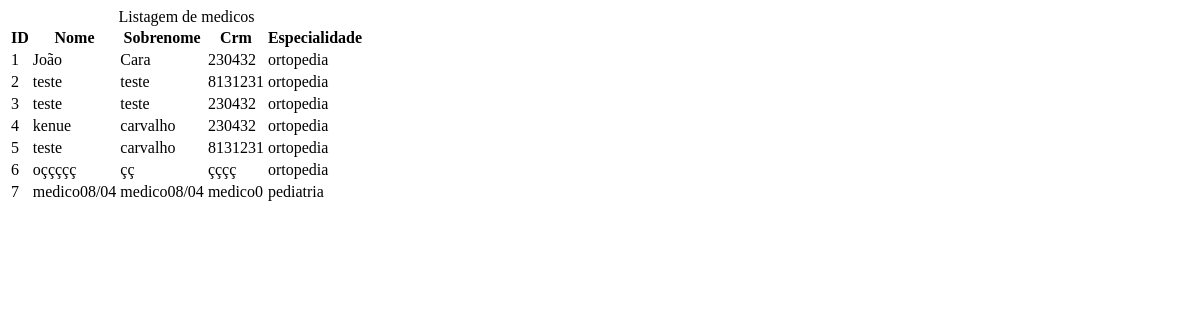
The page /medicos/ on the database as committed earlier.
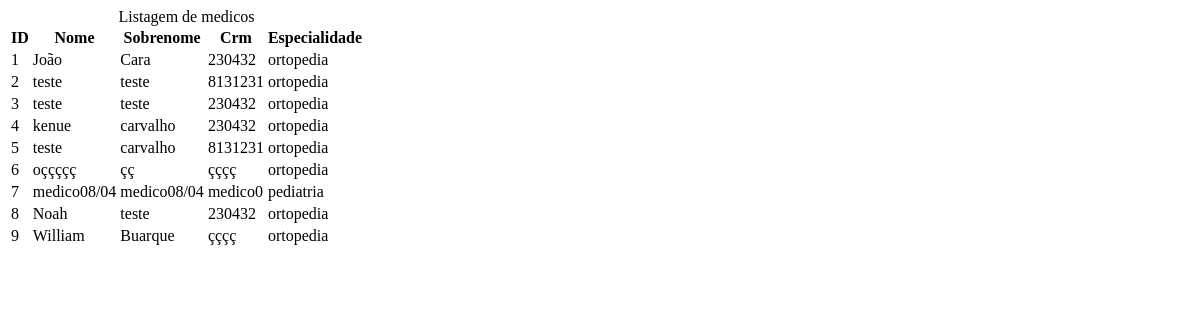
The same page on the database as committed later.
### sistema/models.py (models this page shows, shortened)
class Medico(models.Model):
    nome = models.CharField(max_length=50)
    sobrenome = models.CharField(max_length=50)
    crm = models.CharField(max_length=7, blank=False)
    email = models.EmailField(blank=True)
    data_cadastro = models.DateTimeField(default=tz.now)
    mensagem = models.TextField(blank=True)
    ativo = models.BooleanField(default=True)
    imagem = models.ImageField(upload_to='img/%Y/%m/', blank=True)
    especialidade_id = models.ForeignKey(Especialidade, on_delete=models.CASCADE, default="1", verbose_name='Especialidade')

class Especialidade(models.Model):
    nome = models.CharField(max_length=50)
    def __str__(self):
        return self.nome

### sistema/views/medicos_views.py (the view)
# urls.py: path('medicos/', views.listarMedicos, name='listarMedicos'),
def listarMedicos(request):
    medicos = Medico.objects.all()
    context = {
        'medicos': medicos,
    }
    return render(
        request,
        'medico/listar_medicos.html',
        context,
    )

### sistema/templates/medico/listar_medicos.html (shortened to what this page needs)
{% block conteudo %}
    <div class="responsive-table">
        <table class="medicos-tabel">
            <caption class="table-caption">
                Listagem de medicos
            </caption>
            <thead>
                <tr class="table-row" class="tabel-row-header">
                    <th class="table-header">ID</th>
                    <th class="table-header">Nome</th>
                    <th class="table-header">Sobrenome</th>
                    <th class="table-header">Crm</th>
                    <th class="table-header">Especialidade</th>
                </tr>
            </thead>
            <tbody>
                {% for i in medicos %}
                    <tr class="table-row">
                        <td class="table-cel"> {{ i.id }}</td>
                        <td class="table-cel"> {{ i.nome }}</td>
                        <td class="table-cel"> {{ i.sobrenome }}</td>
                        <td class="table-cel"> {{ i.crm }}</td>
                        <td class="table-cel"> {{ i.especialidade_id }}</td>
                    </tr>
                {% endfor %}
            </tbody>
        </table>
    </div>
{% endblock conteudo %}

Rows that differ between the two databases and show on the page:
added Medico: id "8", nome "Noah", sobrenome "teste", crm "230432", especialidade_id "ortopedia"
added Medico: id "9", nome "William", sobrenome "Buarque", crm "çççç", especialidade_id "ortopedia"
